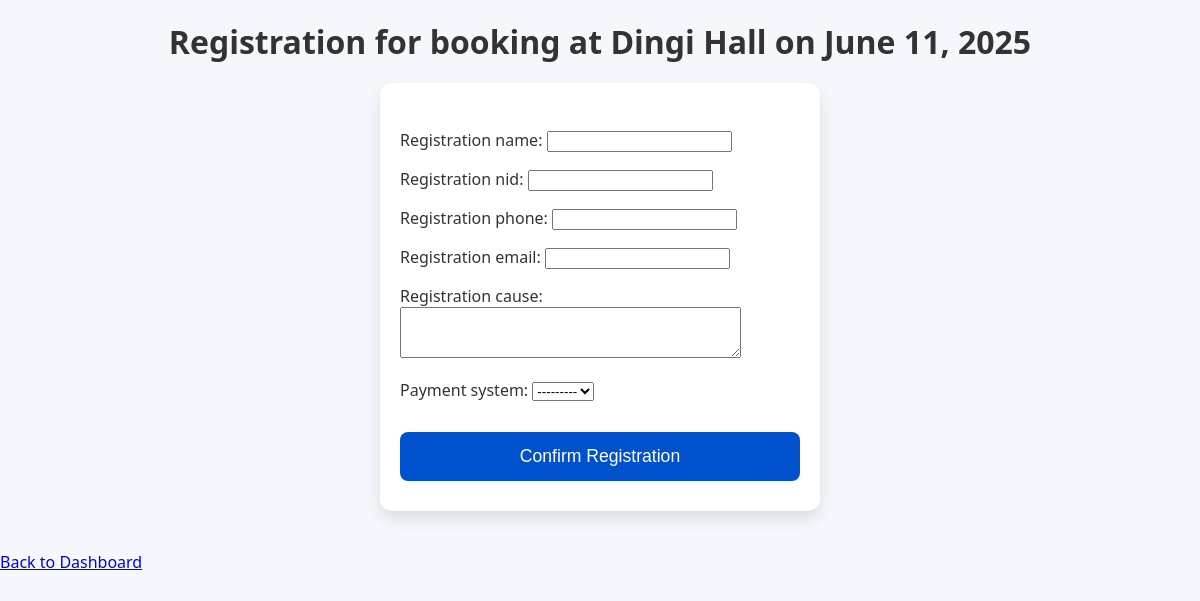
Screenshot of /booking/13/register/ with the database file from the repository.
### booking/models.py (models this page shows, shortened)
class BookingRequest(models.Model):
    PAYMENT_CHOICES = [
        ('online', 'Online'),
        ('offline', 'Offline'),
    ]
    venue = models.ForeignKey(Venue, on_delete=models.CASCADE, related_name='bookings')
    user_name = models.CharField(max_length=100)
    user_email = models.EmailField()
    event_date = models.DateField()
    start_time = models.TimeField()
    end_time = models.TimeField()
    message = models.TextField(blank=True)
    is_approved = models.BooleanField(default=False)
    is_paid = models.BooleanField(default=False)
    created_at = models.DateTimeField(auto_now_add=True)
    registration_name = models.CharField(max_length=100, blank=True, null=True)
    registration_nid = models.CharField(max_length=30, blank=True, null=True)
    registration_phone = models.CharField(max_length=20, blank=True, null=True)
    registration_email = models.EmailField(blank=True, null=True)
    registration_cause = models.TextField(blank=True, null=True)
    payment_system = models.CharField(max_length=10, choices=PAYMENT_CHOICES, blank=True, null=True)
    is_registered = models.BooleanField(default=False)

class Venue(models.Model):
    name = models.CharField(max_length=200)
    description = models.TextField()
    image = models.ImageField(upload_to='venues/')
    capacity = models.PositiveIntegerField()

### booking/views.py (the view)
# urls.py: path('booking/<int:booking_id>/register/', views.registration, name='registration'),
def registration(request, booking_id):
    booking = get_object_or_404(BookingRequest, pk=booking_id, is_approved=True)
    if request.method == 'POST':
        form = RegistrationForm(request.POST, instance=booking)
        if form.is_valid():
            reg = form.save(commit=False)
            reg.is_registered = True
            reg.is_paid = True  # Assuming registration confirms payment; adjust if needed
            reg.save()
            return render(request, 'booking/registration_success.html', {'booking': booking})
    else:
        form = RegistrationForm(instance=booking)
    return render(request, 'booking/registration_form.html', {'form': form, 'booking': booking})

### booking/forms.py
class RegistrationForm(forms.ModelForm):
    class Meta:
        model = BookingRequest
        fields = [
            'registration_name',
            'registration_nid',
            'registration_phone',
            'registration_email',
            'registration_cause',
            'payment_system',
        ]
        widgets = {
            'registration_cause': forms.Textarea(attrs={'rows': 3}),
            'payment_system': forms.Select(),
        }

### booking/templates/booking/registration_form.html (shortened to what this page needs)
{% load static %}
<!DOCTYPE html>
<html lang="en">
<head>
    <link rel="stylesheet" href="{% static 'css/styles.css' %}">
</head>
<body>
    <h1>Registration for booking at {{ booking.venue.name }} on {{ booking.event_date }}</h1>
    <form method="post">
        {{ form.as_p }}
        <button type="submit">Confirm Registration</button>
    </form>
    <p><a href="{% url 'booking:user_dashboard' %}?email={{ booking.user_email }}">Back to Dashboard</a></p>
</body>
</html>

### booking/static/css/styles.css (style rules this page uses)
body { font-family: 'Segoe UI', Tahoma, Geneva, Verdana, sans-serif; background: #f4f7fc; margin: 0; padding: 0; color: #333; }
h1 { text-align: center; margin: 20px 0; }
form { max-width: 400px; margin: 0 auto 40px; background: white; padding: 30px 20px; border-radius: 12px; box-shadow: 0 8px 15px rgba(0,0,0,0.1); }
form button { width: 100%; background: #0052cc; color: white; border: none; padding: 14px; font-size: 1.1rem; border-radius: 8px; cursor: pointer; margin-top: 15px; transition: background-color 0.3s ease; }

### rows the page displays
BookingRequest: venue.name "Dingi Hall", event_date "June 11, 2025", payment_system "---------"
